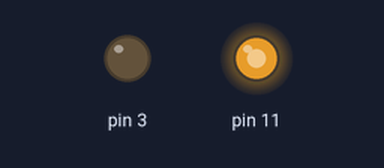
A sketch run on a simulated Arduino Uno, built with avr-gcc and run on an emulated ATmega328P. Parts: output pins drawn as LEDs (lit = HIGH).

Above: at 0.1 s.
Timing chart, 0 to 1.6 s (numbered marks = the images above):
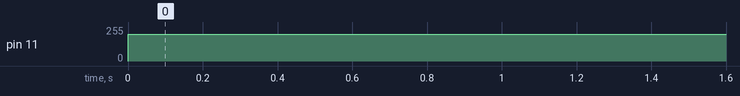

Measured:
- by itself, pin 11: 0/255 → 200/255 at 0.00 s

The sketch:

InstantMoveSketch.ino
```cpp
//initialize PWM pin

void setup() {
  // put your setup code here, to run once:
  // initialize serial communication:
  Serial.begin(9600);
  //Declare PWM as output
  pinMode(3, OUTPUT);
  pinMode(11, OUTPUT);
  TCCR2B = TCCR2B & B11111000 | B00000011;
}

void loop() {
  // put your main code here, to run repeatedly:
  // see if there's incomig serial data:
          analogWrite(11, 200);
  }
```
